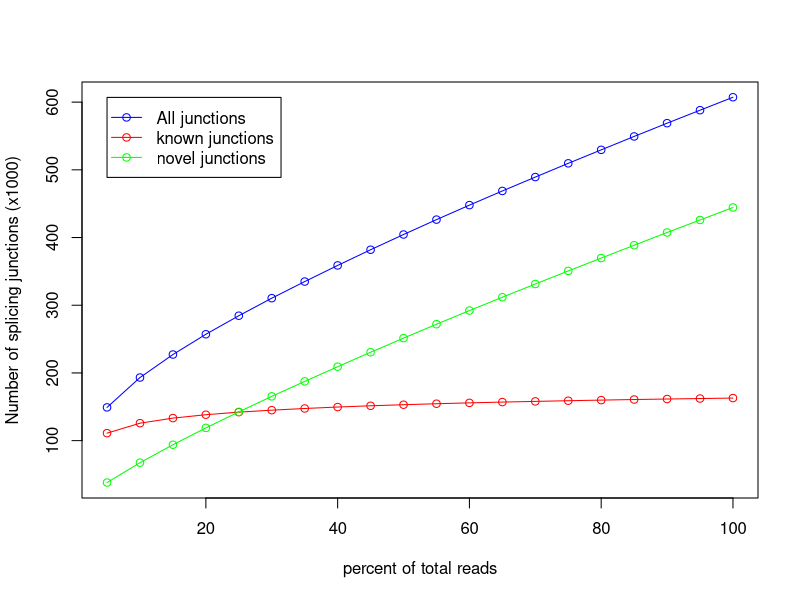

The R script that drew this image:
pdf('CF98442.junctionSaturation_plot.pdf')
x=c(5,10,15,20,25,30,35,40,45,50,55,60,65,70,75,80,85,90,95,100)
y=c(111044,125777,133268,138289,142082,144984,147467,149612,151463,153044,154510,155768,156944,157951,158950,159845,160713,161460,162168,162855)
z=c(149089,193203,227191,257125,284522,310405,334969,358802,381994,404487,426471,447895,468817,489322,509631,529544,549343,568927,588103,607260)
w=c(38045,67426,93923,118836,142440,165421,187502,209190,230531,251443,271961,292127,311873,331371,350681,369699,388630,407467,425935,444405)
m=max(162,607,444)
n=min(111,149,38)
plot(x,z/1000,xlab='percent of total reads',ylab='Number of splicing junctions (x1000)',type='o',col='blue',ylim=c(n,m))
points(x,y/1000,type='o',col='red')
points(x,w/1000,type='o',col='green')
legend(5,607, legend=c("All junctions","known junctions", "novel junctions"),col=c("blue","red","green"),lwd=1,pch=1)
dev.off()
